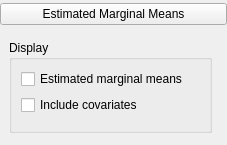
    <widget class="QWidget" name="containerEstimatedMarginalMeans" native="true">
     <layout class="QGridLayout" name="gridLayout_2">
      <property name="leftMargin">
       <number>0</number>
      </property>
      <property name="topMargin">
       <number>3</number>
      </property>
      <property name="rightMargin">
       <number>0</number>
      </property>
      <property name="bottomMargin">
       <number>3</number>
      </property>
      <item row="0" column="0" rowspan="2" colspan="2">
       <widget class="ExpanderButton" name="expanderEstimatedMarginalMeans">
        <property name="text">
         <string>Estimated Marginal Means</string>
        </property>
       </widget>
      </item>
      <item row="3" column="0" rowspan="2">
       <widget class="QWidget" name="advancedOptions" native="true">
        <layout class="QGridLayout" name="gridLayout_7">
         <item row="0" column="1">
          <widget class="GroupBox" name="plotsGroup_3">
           <property name="title">
            <string>Display</string>
           </property>
           <layout class="QGridLayout" name="gridLayout_30">
            <item row="3" column="0" colspan="3">
             <widget class="BoundCheckBox" name="includeCovariates">
              <property name="sizePolicy">
               <sizepolicy hsizetype="Fixed" vsizetype="Fixed">
                <horstretch>0</horstretch>
                <verstretch>0</verstretch>
               </sizepolicy>
              </property>
              <property name="text">
               <string>Include covariates</string>
              </property>
             </widget>
            </item>
            <item row="5" column="1">
             <widget class="QWidget" name="horizontalWidget_4" native="true">
              <property name="enabled">
               <bool>false</bool>
              </property>
              <layout class="QHBoxLayout" name="horizontalLayout_7">
               <property name="leftMargin">
                <number>0</number>
               </property>
               <property name="topMargin">
                <number>0</number>
               </property>
               <property name="rightMargin">
                <number>0</number>
               </property>
               <property name="bottomMargin">
                <number>0</number>
               </property>
              </layout>
             </widget>
            </item>
            <item row="2" column="0">
             <widget class="BoundCheckBox" name="estimatedMarginalMeans">
              <property name="sizePolicy">
               <sizepolicy hsizetype="Fixed" vsizetype="Fixed">
                <horstretch>0</horstretch>
                <verstretch>0</verstretch>
               </sizepolicy>
              </property>
              <property name="text">
               <string>Estimated marginal means</string>
              </property>
             </widget>
            </item>
           </layout>
          </widget>
         </item>
        </layout>
       </widget>
      </item>
     </layout>
    </widget>
